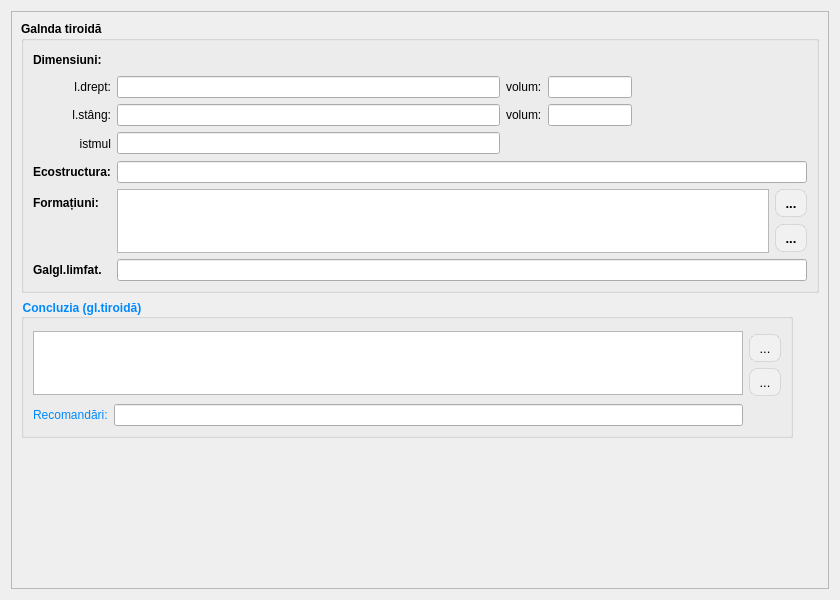
<?xml version="1.0" encoding="UTF-8"?>
<ui version="4.0">
 <class>ReportPageThyroid</class>
 <widget class="QWidget" name="ReportPageThyroid">
  <property name="geometry">
   <rect>
    <x>0</x>
    <y>0</y>
    <width>840</width>
    <height>600</height>
   </rect>
  </property>
  <property name="windowTitle">
   <string>Form</string>
  </property>
  <layout class="QGridLayout" name="gridLayout_22">
   <item row="0" column="0">
    <widget class="QScrollArea" name="scrollArea_thyroid">
     <property name="widgetResizable">
      <bool>true</bool>
     </property>
     <widget class="QWidget" name="scrollAreaWidgetContents_thyroid">
      <property name="geometry">
       <rect>
        <x>0</x>
        <y>0</y>
        <width>820</width>
        <height>580</height>
       </rect>
      </property>
      <layout class="QGridLayout" name="gridLayout_35">
       <item row="0" column="0" colspan="2">
        <widget class="QGroupBox" name="groupBox_14">
         <property name="sizePolicy">
          <sizepolicy hsizetype="Preferred" vsizetype="Fixed">
           <horstretch>0</horstretch>
           <verstretch>0</verstretch>
          </sizepolicy>
         </property>
         <property name="font">
          <font>
           <family>Segoe UI</family>
           <bold>true</bold>
          </font>
         </property>
         <property name="title">
          <string>Galnda tiroidă</string>
         </property>
         <layout class="QGridLayout" name="gridLayout_34">
          <item row="0" column="0">
           <widget class="QLabel" name="label_77">
            <property name="text">
             <string>Dimensiuni:</string>
            </property>
           </widget>
          </item>
          <item row="0" column="1" colspan="5">
           <spacer name="horizontalSpacer_17">
            <property name="orientation">
             <enum>Qt::Orientation::Horizontal</enum>
            </property>
            <property name="sizeHint" stdset="0">
             <size>
              <width>708</width>
              <height>20</height>
             </size>
            </property>
           </spacer>
          </item>
          <item row="1" column="0">
           <widget class="QLabel" name="label_78">
            <property name="font">
             <font>
              <family>Segoe UI</family>
              <bold>false</bold>
             </font>
            </property>
            <property name="text">
             <string>l.drept:</string>
            </property>
            <property name="alignment">
             <set>Qt::AlignmentFlag::AlignRight|Qt::AlignmentFlag::AlignTrailing|Qt::AlignmentFlag::AlignVCenter</set>
            </property>
           </widget>
          </item>
          <item row="1" column="1">
           <widget class="QLineEdit" name="thyroid_right_dimens">
            <property name="font">
             <font>
              <family>Segoe UI</family>
              <bold>false</bold>
             </font>
            </property>
           </widget>
          </item>
          <item row="1" column="2">
           <widget class="QLabel" name="label_80">
            <property name="font">
             <font>
              <family>Segoe UI</family>
              <bold>false</bold>
             </font>
            </property>
            <property name="text">
             <string>volum:</string>
            </property>
           </widget>
          </item>
          <item row="1" column="3">
           <widget class="QLineEdit" name="thyroid_right_volum">
            <property name="sizePolicy">
             <sizepolicy hsizetype="Preferred" vsizetype="Fixed">
              <horstretch>0</horstretch>
              <verstretch>0</verstretch>
             </sizepolicy>
            </property>
            <property name="minimumSize">
             <size>
              <width>84</width>
              <height>0</height>
             </size>
            </property>
            <property name="maximumSize">
             <size>
              <width>84</width>
              <height>16777215</height>
             </size>
            </property>
            <property name="font">
             <font>
              <family>Segoe UI</family>
              <bold>false</bold>
             </font>
            </property>
           </widget>
          </item>
          <item row="1" column="4" colspan="2">
           <spacer name="horizontalSpacer_15">
            <property name="orientation">
             <enum>Qt::Orientation::Horizontal</enum>
            </property>
            <property name="sizeType">
             <enum>QSizePolicy::Policy::Preferred</enum>
            </property>
            <property name="sizeHint" stdset="0">
             <size>
              <width>317</width>
              <height>20</height>
             </size>
            </property>
           </spacer>
          </item>
          <item row="2" column="0">
           <widget class="QLabel" name="label_79">
            <property name="font">
             <font>
              <family>Segoe UI</family>
              <bold>false</bold>
             </font>
            </property>
            <property name="text">
             <string>l.stâng:</string>
            </property>
            <property name="alignment">
             <set>Qt::AlignmentFlag::AlignRight|Qt::AlignmentFlag::AlignTrailing|Qt::AlignmentFlag::AlignVCenter</set>
            </property>
           </widget>
          </item>
          <item row="2" column="1">
           <widget class="QLineEdit" name="thyroid_left_dimens">
            <property name="font">
             <font>
              <family>Segoe UI</family>
              <bold>false</bold>
             </font>
            </property>
           </widget>
          </item>
          <item row="2" column="2">
           <widget class="QLabel" name="label_81">
            <property name="font">
             <font>
              <family>Segoe UI</family>
              <bold>false</bold>
             </font>
            </property>
            <property name="text">
             <string>volum:</string>
            </property>
           </widget>
          </item>
          <item row="2" column="3">
           <widget class="QLineEdit" name="thyroid_left_volum">
            <property name="sizePolicy">
             <sizepolicy hsizetype="Preferred" vsizetype="Fixed">
              <horstretch>0</horstretch>
              <verstretch>0</verstretch>
             </sizepolicy>
            </property>
            <property name="minimumSize">
             <size>
              <width>84</width>
              <height>0</height>
             </size>
            </property>
            <property name="maximumSize">
             <size>
              <width>84</width>
              <height>16777215</height>
             </size>
            </property>
            <property name="font">
             <font>
              <family>Segoe UI</family>
              <bold>false</bold>
             </font>
            </property>
           </widget>
          </item>
          <item row="3" column="0">
           <widget class="QLabel" name="label_82">
            <property name="font">
             <font>
              <family>Segoe UI</family>
              <bold>false</bold>
             </font>
            </property>
            <property name="text">
             <string>istmul</string>
            </property>
            <property name="alignment">
             <set>Qt::AlignmentFlag::AlignRight|Qt::AlignmentFlag::AlignTrailing|Qt::AlignmentFlag::AlignVCenter</set>
            </property>
           </widget>
          </item>
          <item row="3" column="1">
           <widget class="QLineEdit" name="thyroid_istm">
            <property name="font">
             <font>
              <family>Segoe UI</family>
              <bold>false</bold>
             </font>
            </property>
           </widget>
          </item>
          <item row="3" column="2" colspan="4">
           <spacer name="horizontalSpacer_16">
            <property name="orientation">
             <enum>Qt::Orientation::Horizontal</enum>
            </property>
            <property name="sizeHint" stdset="0">
             <size>
              <width>429</width>
              <height>23</height>
             </size>
            </property>
           </spacer>
          </item>
          <item row="4" column="0">
           <widget class="QLabel" name="label_83">
            <property name="text">
             <string>Ecostructura:</string>
            </property>
           </widget>
          </item>
          <item row="4" column="1" colspan="5">
           <widget class="QLineEdit" name="thyroid_ecostructure">
            <property name="font">
             <font>
              <family>Segoe UI</family>
              <bold>false</bold>
             </font>
            </property>
           </widget>
          </item>
          <item row="5" column="0">
           <widget class="QLabel" name="label_84">
            <property name="text">
             <string>Formațiuni:</string>
            </property>
           </widget>
          </item>
          <item row="5" column="1" rowspan="2" colspan="4">
           <widget class="QPlainTextEdit" name="thyroid_formations">
            <property name="sizePolicy">
             <sizepolicy hsizetype="Expanding" vsizetype="Maximum">
              <horstretch>0</horstretch>
              <verstretch>0</verstretch>
             </sizepolicy>
            </property>
            <property name="maximumSize">
             <size>
              <width>16777215</width>
              <height>64</height>
             </size>
            </property>
            <property name="font">
             <font>
              <family>Segoe UI</family>
              <bold>false</bold>
             </font>
            </property>
           </widget>
          </item>
          <item row="5" column="5">
           <widget class="QToolButton" name="btnSelectTempletsThyroid">
            <property name="styleSheet">
             <string notr="true">QToolButton
{
border: 1px solid rgba(0, 0, 0, 0.1);
border-radius: 8px;
background-color: #f1f1f1;
color: #000000;
font-size: 13px;
padding: 4px 4px;
}
QToolButton:hover
{
background-color: #e0e0e0;
}
QToolButton:pressed
{
background-color: #d0d0d0;
}</string>
            </property>
            <property name="text">
             <string>...</string>
            </property>
            <property name="icon">
             <iconset resource="../../resources/resource.qrc">
              <normaloff>:/img/actions/select.png</normaloff>:/img/actions/select.png</iconset>
            </property>
           </widget>
          </item>
          <item row="6" column="5">
           <widget class="QToolButton" name="btnAddTempletsThyroid">
            <property name="styleSheet">
             <string notr="true">QToolButton
{
border: 1px solid rgba(0, 0, 0, 0.1);
border-radius: 8px;
background-color: #f1f1f1;
color: #000000;
font-size: 13px;
padding: 4px 4px;
}
QToolButton:hover
{
background-color: #e0e0e0;
}
QToolButton:pressed
{
background-color: #d0d0d0;
}</string>
            </property>
            <property name="text">
             <string>...</string>
            </property>
            <property name="icon">
             <iconset resource="../../resources/resource.qrc">
              <normaloff>:/img/toolBar/add.png</normaloff>:/img/toolBar/add.png</iconset>
            </property>
           </widget>
          </item>
          <item row="7" column="0">
           <widget class="QLabel" name="label_85">
            <property name="text">
             <string>Galgl.limfat.</string>
            </property>
           </widget>
          </item>
          <item row="7" column="1" colspan="5">
           <widget class="QLineEdit" name="thyroid_ganglions">
            <property name="font">
             <font>
              <family>Segoe UI</family>
              <bold>false</bold>
             </font>
            </property>
           </widget>
          </item>
         </layout>
        </widget>
       </item>
       <item row="1" column="0">
        <widget class="QGroupBox" name="groupBox_20">
         <property name="sizePolicy">
          <sizepolicy hsizetype="Preferred" vsizetype="Fixed">
           <horstretch>0</horstretch>
           <verstretch>0</verstretch>
          </sizepolicy>
         </property>
         <property name="font">
          <font>
           <family>Cantarell</family>
           <bold>true</bold>
          </font>
         </property>
         <property name="styleSheet">
          <string notr="true">color: rgb(0, 137, 255);</string>
         </property>
         <property name="title">
          <string>Concluzia (gl.tiroidă)</string>
         </property>
         <layout class="QGridLayout" name="gridLayout_32">
          <item row="1" column="2">
           <widget class="QToolButton" name="btn_template_thyroid">
            <property name="styleSheet">
             <string notr="true">QToolButton
{
border: 1px solid rgba(0, 0, 0, 0.1);
border-radius: 8px;
background-color: #f1f1f1;
color: #000000;
font-size: 13px;
padding: 4px 4px;
}
QToolButton:hover
{
background-color: #e0e0e0;
}
QToolButton:pressed
{
background-color: #d0d0d0;
}</string>
            </property>
            <property name="text">
             <string>...</string>
            </property>
            <property name="icon">
             <iconset resource="../../resources/resource.qrc">
              <normaloff>:/img/actions/select.png</normaloff>:/img/actions/select.png</iconset>
            </property>
           </widget>
          </item>
          <item row="0" column="0" rowspan="4" colspan="2">
           <widget class="QPlainTextEdit" name="thyroid_concluzion">
            <property name="maximumSize">
             <size>
              <width>16777215</width>
              <height>64</height>
             </size>
            </property>
            <property name="font">
             <font>
              <bold>false</bold>
             </font>
            </property>
           </widget>
          </item>
          <item row="3" column="2" rowspan="2">
           <spacer name="verticalSpacer_11">
            <property name="orientation">
             <enum>Qt::Orientation::Vertical</enum>
            </property>
            <property name="sizeHint" stdset="0">
             <size>
              <width>20</width>
              <height>30</height>
             </size>
            </property>
           </spacer>
          </item>
          <item row="4" column="1">
           <widget class="LineEditCustom" name="thyroid_recommendation"/>
          </item>
          <item row="4" column="0">
           <widget class="QLabel" name="label_101">
            <property name="text">
             <string>Recomandări:</string>
            </property>
           </widget>
          </item>
          <item row="2" column="2">
           <widget class="QToolButton" name="btn_add_template_thyroid">
            <property name="styleSheet">
             <string notr="true">QToolButton
{
border: 1px solid rgba(0, 0, 0, 0.1);
border-radius: 8px;
background-color: #f1f1f1;
color: #000000;
font-size: 13px;
padding: 4px 4px;
}
QToolButton:hover
{
background-color: #e0e0e0;
}
QToolButton:pressed
{
background-color: #d0d0d0;
}</string>
            </property>
            <property name="text">
             <string>...</string>
            </property>
            <property name="icon">
             <iconset resource="../../resources/resource.qrc">
              <normaloff>:/img/toolBar/add.png</normaloff>:/img/toolBar/add.png</iconset>
            </property>
           </widget>
          </item>
         </layout>
        </widget>
       </item>
       <item row="2" column="1">
        <spacer name="verticalSpacer_5">
         <property name="orientation">
          <enum>Qt::Orientation::Vertical</enum>
         </property>
         <property name="sizeHint" stdset="0">
          <size>
           <width>20</width>
           <height>40</height>
          </size>
         </property>
        </spacer>
       </item>
      </layout>
     </widget>
    </widget>
   </item>
  </layout>
 </widget>
 <customwidgets>
  <customwidget>
   <class>LineEditCustom</class>
   <extends>QLineEdit</extends>
   <header>ui/widgets/lineeditcustom.h</header>
  </customwidget>
 </customwidgets>
 <tabstops>
  <tabstop>thyroid_right_dimens</tabstop>
  <tabstop>thyroid_right_volum</tabstop>
  <tabstop>thyroid_left_dimens</tabstop>
  <tabstop>thyroid_left_volum</tabstop>
  <tabstop>thyroid_istm</tabstop>
  <tabstop>thyroid_ecostructure</tabstop>
  <tabstop>thyroid_formations</tabstop>
  <tabstop>thyroid_ganglions</tabstop>
  <tabstop>thyroid_concluzion</tabstop>
  <tabstop>thyroid_recommendation</tabstop>
 </tabstops>
 <resources>
  <include location="../../resources/resource.qrc"/>
 </resources>
 <connections/>
</ui>
